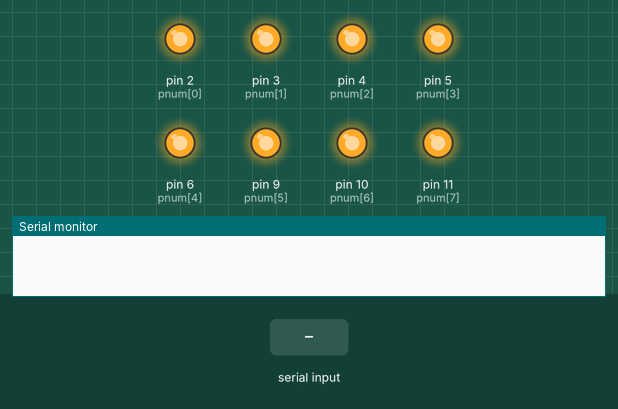
A sketch run on a simulated Arduino Uno, built with avr-gcc and run on an emulated ATmega328P. Parts: output pins drawn as LEDs (lit = HIGH), the last lines printed to the serial monitor. The test bench sets the inputs (shaded band). EEPROM starts erased.

Above: at 1.2 s.
1.3 s: "30,150\n" received over Serial
At 3.1 s:
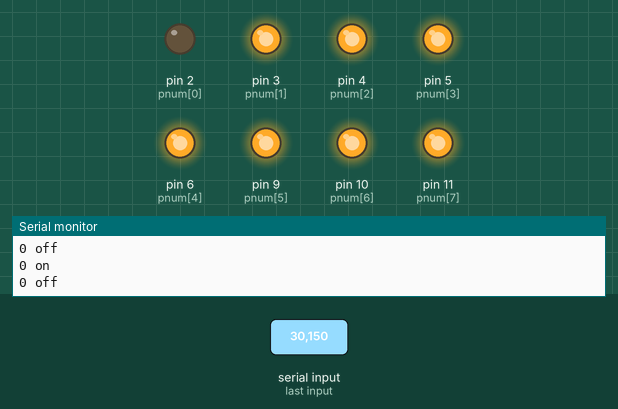
3.4 s: "b90\n" received over Serial
At 4.6 s:
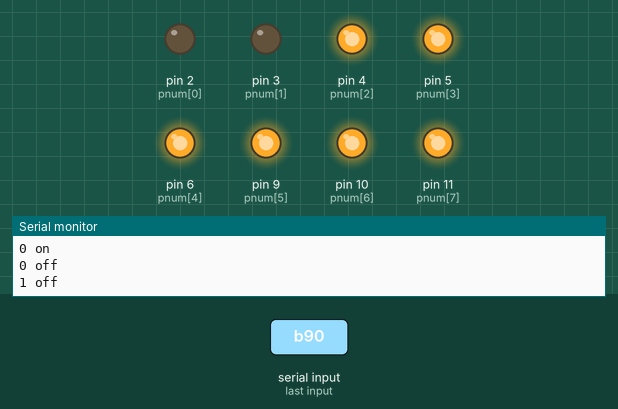
5.1 s: "c90\n" received over Serial
At 5.9 s:
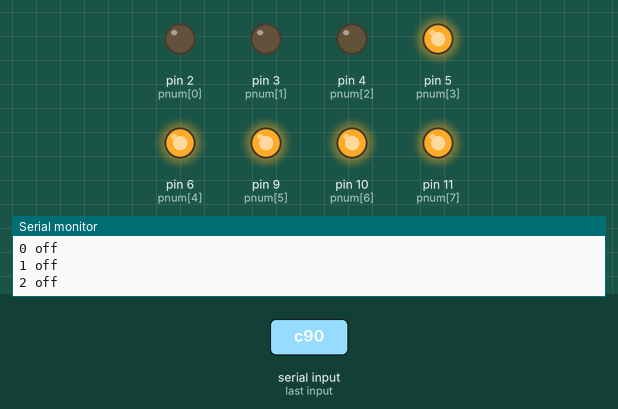
6.8 s: "d90\n" received over Serial
At 8.2 s:
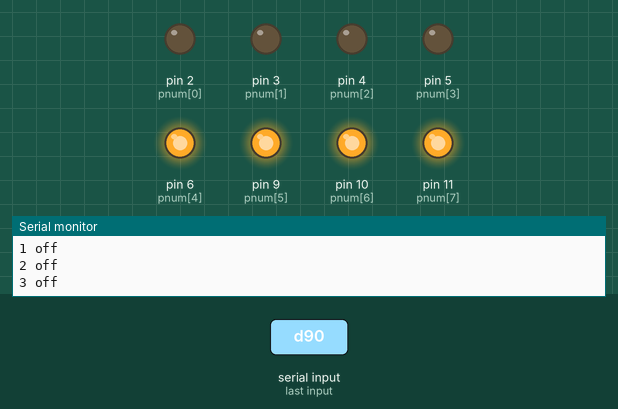
8.5 s: "e90\n" received over Serial
At 9.8 s:
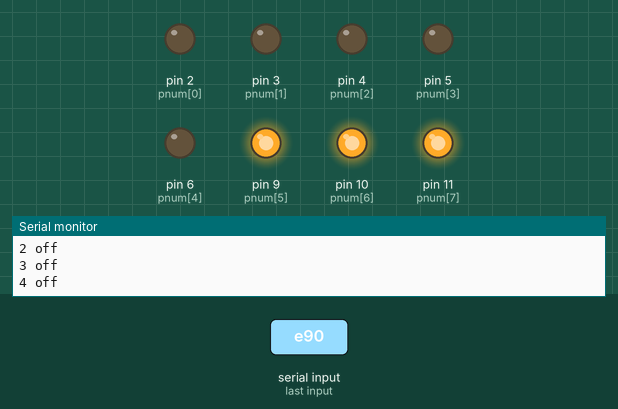
Timing chart, 0 to 11.5 s (numbered marks = the images above; inputs shaded):
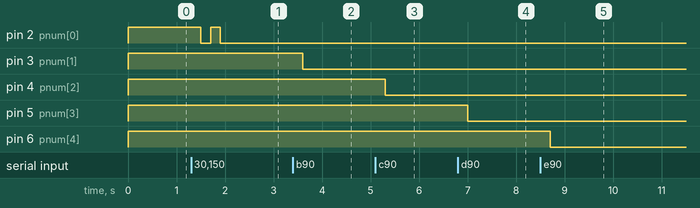

The sketch:

_8relei2c.ino
```cpp
// Variables will change:
int ledState = LOW;             // ledState used to set the LED
long previousMillis = 0;        // will store last time LED was updated
int tt=0;
// the follow variables is a long because the time, measured in miliseconds,
// will quickly become a bigger number than can be stored in an int.
long interval = 1000;           // interval at which to blink (milliseconds)
char c;
int x=0;
int pin=0;
#include <EEPROM.h>
boolean pstat[8];
byte pnum[8]={2,3,4,5,6,9,10,11};
// the current address in the EEPROM (i.e. which byte
// we're going to write to next)

#include <Wire.h>
const byte MY_ADDRESS = 2;
const byte OTHER_ADDRESS = 1;

void setup() {

   Serial.begin(9600);
   Wire.begin (MY_ADDRESS);

  Wire.onReceive (receiveEvent);
  Wire.onRequest(requestEvent); // register event
  // set the digital pin as output:

   for (int ii = 0; ii<=8; ii++)
   {
     pinMode(pnum[ii], OUTPUT);
     if (EEPROM.read(ii) >> 0) digitalWrite(pnum[ii], HIGH); else digitalWrite(pnum[ii], LOW);
    }


}

void loop()
{
 serialRead();
   delay (100);


    if (tt>500) tt=0;

tt++;

}

// function that executes whenever data is received from master
// this function is registered as an event, see setup()
void receiveEvent(int howMany)
{
  while (Wire.available () > 0)
  {byte c;
   c = Wire.read(); // receive byte as a character
    Serial.print(c);         // print the character
    if (c=='a') {pin=0;}
    if (c=='b') {pin=1;}
    if (c=='c') {pin=2;}
    if (c=='d') {pin=3;}
    if (c=='e') {pin=4;}
    if (c=='f') {pin=5;}
    if (c=='g') {pin=6;}
    if (c=='h') {pin=7;}
    if (c=='1') {digitalWrite(pnum[pin], HIGH); EEPROM.write(pin,1); Serial.print(pin); Serial.println(" on");}
    if (c=='0') {digitalWrite(pnum[pin], LOW);  EEPROM.write(pin,0); Serial.print(pin); Serial.println(" off");}
  }

}

    void serialRead(){
       if (Serial.available() > 0) {
char q={Serial.read()- '0'};
    if (q==49) {pin=0;}
    if (q==50) {pin=1;}
    if (q==51) {pin=2;}
    if (q==52) {pin=3;}
    if (q==53) {pin=4;}
    if (q==54) {pin=5;}
    if (q==55) {pin=6;}
    if (q==56) {pin=7;}
    if (q==1) {digitalWrite(pnum[pin], HIGH); EEPROM.write(pin,1);Serial.print(pin); Serial.println(" on");}
    if (q==0) {digitalWrite(pnum[pin], LOW);  EEPROM.write(pin,0);Serial.print(pin); Serial.println(" off");}
    }}
    // function that executes whenever data is requested by master
// this function is registered as an event, see setup()
void requestEvent()
{ char qq[8];
 for (int ii = 0; ii<=8; ii++)
 {
  if (EEPROM.read(ii) >> 0) {qq[ii]='1';} else  {qq[ii]='0';}
  }
Wire.write(qq);

}
```

Measured:
- after the input at 1.3 s, pin 2 (pnum[0]): HIGH → LOW after 0.20 s, → HIGH 0.20 s later, → LOW 0.20 s later
- after the input at 3.4 s, pin 3 (pnum[1]): HIGH → LOW after 0.20 s
- after the input at 5.1 s, pin 4 (pnum[2]): HIGH → LOW after 0.20 s
- after the input at 6.8 s, pin 5 (pnum[3]): HIGH → LOW after 0.20 s
- after the input at 8.5 s, pin 6 (pnum[4]): HIGH → LOW after 0.20 s
